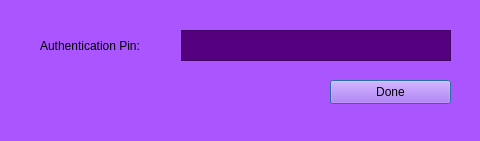
<?xml version="1.0" encoding="UTF-8"?>
<ui version="4.0">
 <class>forgotPassword</class>
 <widget class="QDialog" name="forgotPassword">
  <property name="geometry">
   <rect>
    <x>0</x>
    <y>0</y>
    <width>480</width>
    <height>141</height>
   </rect>
  </property>
  <property name="windowTitle">
   <string>Dialog</string>
  </property>
  <property name="styleSheet">
   <string notr="true">font: 9pt &quot;Arial Rounded MT Bold&quot;;
background-color: rgb(170, 85, 255);</string>
  </property>
  <widget class="QTextEdit" name="textEdit_5">
   <property name="geometry">
    <rect>
     <x>180</x>
     <y>30</y>
     <width>271</width>
     <height>31</height>
    </rect>
   </property>
   <property name="styleSheet">
    <string notr="true">background-color: rgb(85, 0, 127);</string>
   </property>
  </widget>
  <widget class="QLabel" name="label_7">
   <property name="geometry">
    <rect>
     <x>40</x>
     <y>30</y>
     <width>141</width>
     <height>31</height>
    </rect>
   </property>
   <property name="styleSheet">
    <string notr="true"/>
   </property>
   <property name="text">
    <string>Authentication Pin:</string>
   </property>
  </widget>
  <widget class="QPushButton" name="pushButton">
   <property name="geometry">
    <rect>
     <x>330</x>
     <y>80</y>
     <width>121</width>
     <height>24</height>
    </rect>
   </property>
   <property name="text">
    <string>Done</string>
   </property>
  </widget>
 </widget>
 <resources/>
 <connections/>
</ui>
